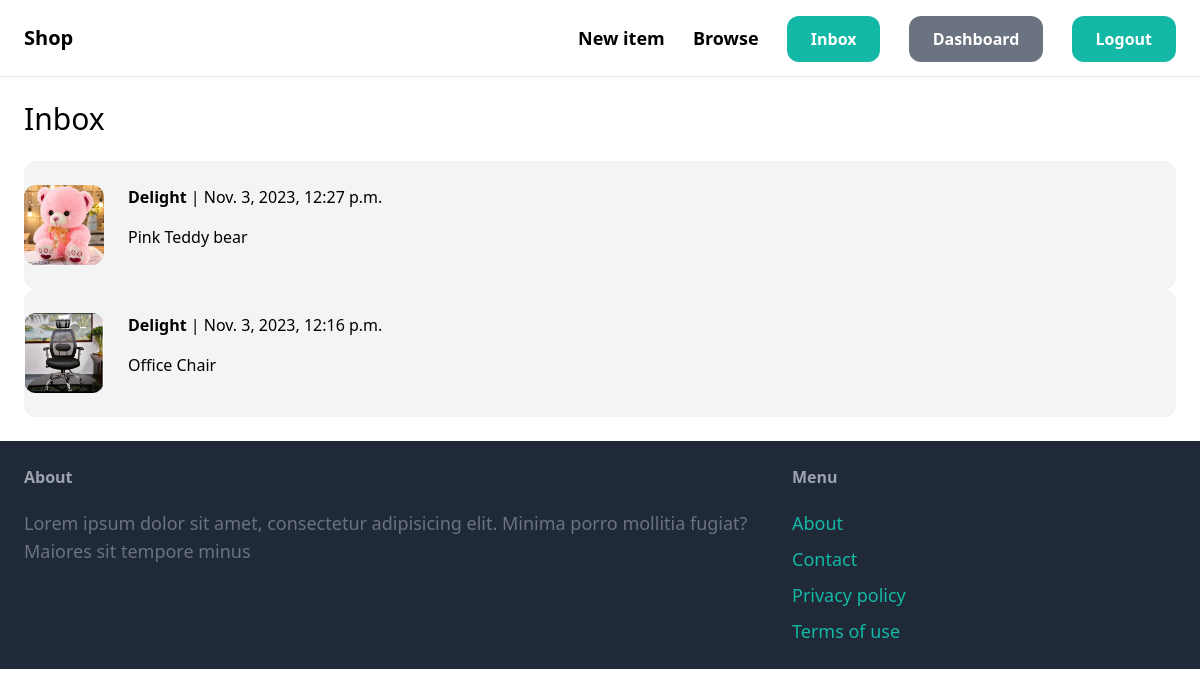
The page /inbox/ (signed in) on the database its author committed.
### conversation/models.py (models this page shows)
class Conversation(models.Model):
    item = models.ForeignKey(Item, related_name='conversations', on_delete=models.CASCADE)
    members = models.ManyToManyField(User, related_name='conversations')
    created_at = models.DateTimeField(auto_now_add=True)
    modified_at = models.DateTimeField(auto_now=True)
    class Meta:
        ordering = ('-modified_at',)

### item/models.py (models this page shows, shortened)
class Item(models.Model):
    category = models.ForeignKey(Category, related_name='items', on_delete=models.CASCADE)
    name = models.CharField(max_length=255)
    description = models.TextField(blank=True, null=True)
    price = models.FloatField()
    image = models.ImageField(upload_to='item_images', blank=True, null=True)
    is_sold = models.BooleanField(default=False)
    created_by = models.ForeignKey(
        User, related_name='items', on_delete=models.CASCADE)
    created_at = models.DateTimeField(auto_now_add=True)

### conversation/views.py (the view)
# urls.py: path('', views.inbox, name='inbox'),
@login_required
def inbox(request):
     conversations = Conversation.objects.filter(members__in=[request.user.id])
     return render(request, 'conversation/inbox.html', {
         'conversations':conversations
     })

### conversation/templates/conversation/inbox.html (shortened to what this page needs)
{% extends 'core/base.html' %}
{%block content%}
<h1 class="mb-6 text-3xl">Inbox</h1>
<div class="space-y-6">
    {% for conversation in conversations %}
    <a href="{% url 'conversation:detail' conversation.id %}">
        <div class="py-6 flex bg-gray-100 rounded-xl">
            <div class="pr-6">
                <img src="{{ conversation.item.image.url }}" class="w-20 rounded-xl" alt="Image">
            </div>
            <div>
                {% for member in conversation.members.all %}
                {% if member != request.user %}
                <p class="mb-4"><strong>{{ member.username }}</strong> | {{ conversation.modified_at }} </p>
                <p>{{ conversation.item.name }}</p>
                {%endif%}
                {% endfor %}
            </div>
        </div>
    </a>
    {% endfor %}
</div>
{% endblock content%}

### rows shown on the page
Conversation: item.image (picture), modified_at "Nov. 3, 2023, 12:27 p.m.", item.name "Pink Teddy bear"
Conversation: item.image (picture), modified_at "Nov. 3, 2023, 12:16 p.m.", item.name "Office Chair"

### other values the page prints
{{ member.username }} "Delight"
